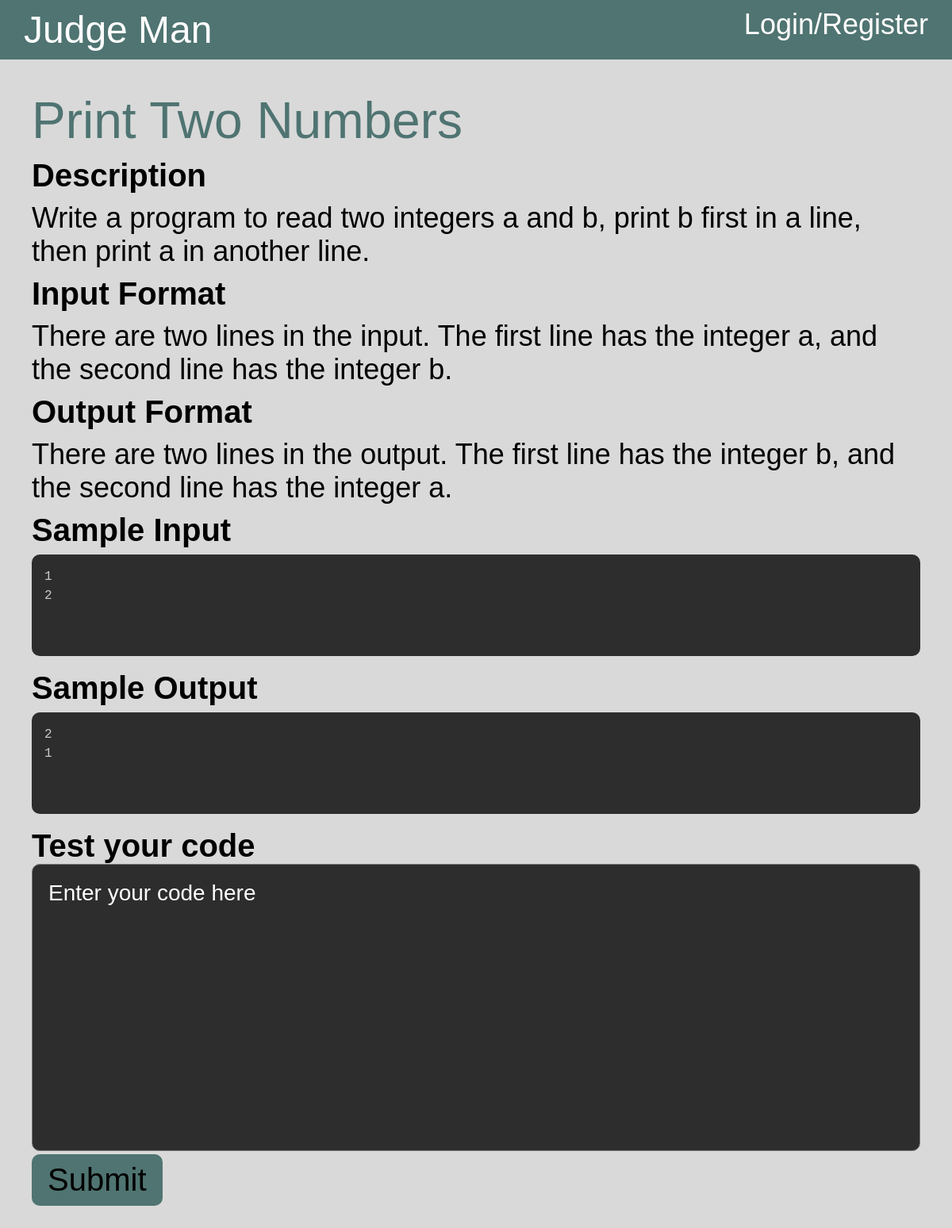
Screenshot of /problemSet/1/problem/3 with the database file from the repository.
### app/database/models.py (models this page shows, shortened)
class Problem(db.Model):
    __tablename__ = "Problem"
    id = db.Column(db.Integer, primary_key=True)
    title = db.Column(db.String(100), nullable=False)
    description = db.Column(db.String(500), nullable=False)
    inputFormat = db.Column(db.String(500), nullable=False)
    outputFormat = db.Column(db.String(500), nullable=False)
    sampleInput = db.Column(db.String(500), nullable=False)
    sampleOutput = db.Column(db.String(500), nullable=False)
    hint = db.Column(db.String(500), nullable=False)
    testCasePaths = db.Column(db.String(500), nullable=False)
    answerCasePaths = db.Column(db.String(500), nullable=False)
    AC = db.Column(db.Integer, nullable=False)
    WA = db.Column(db.Integer, nullable=False)
    def search(self, id: int):
        problem = Problem.query.filter_by(id=id).first()
        return problem

### app/pages/problemPage.py (the view, shortened to what this page needs)
@problem.route('/problemSet/<int:problemSetId>/problem/<int:problemId>', methods=['GET', 'POST'])
def singleProblem(problemSetId: int, problemId: int, result: str = ''):
    session['lastPage'] = url_for('problem.singleProblem', problemSetId=problemSetId, problemId=problemId)
    result, input, output, answer = '', '', '', ''
    problem = problems.search(problemId)
    sampleInput = json.loads(problem.sampleInput)
    sampleOutput = json.loads(problem.sampleOutput)
    sampleLen = len(sampleInput)
    return render_template('problem.html', problem=problem, sampleInput=sampleInput, sampleOutput=sampleOutput, sampleLen=sampleLen, result=result, input=input, output=output, answer=answer)

### templates/problem.html (shortened to what this page needs)
{% extends "base.html" %}
{% block content %}
<div class="div-5">
	<div class="div-6">
		<div class="div-7">{{ problem.title }}</div>
		<div class="subtitle">Description</div>
		<div class="insideText">
			{{ problem.description }}
		</div>
		{% if problem.inputFormat %}
		<div class="subtitle">Input Format</div>
		<div class="insideText">
			{{ problem.inputFormat }}
		</div>
		{% endif %}
		{% if problem.outputFormat %}
		<div class="subtitle">Output Format</div>
		<div class="insideText">
			{{ problem.outputFormat }}
		</div>
		{% endif %}
		{% for index in range(sampleLen) %}
		<div class="subtitle">Sample Input</div>
		<pre><code class="language-">{{ sampleInput[index] }}
			</code></pre>
		<div class="subtitle">Sample Output</div>
		<pre><code class="language-">{{ sampleOutput[index] }}
			</code></pre>
		{% endfor %}
		<div class="subtitle">Test your code</div>
		<form method="post" class="code">
			<textarea name="code" class="codeArea" cols="30" rows="10" placeholder="Enter your code here"></textarea>
			<input type="submit" value="Submit" , name="submit" , class="submitBotton">
		</form>
	</div>
</div>
{% endblock %}

### static/mainStyle.css (style rules this page uses)
body { width: 100%; margin: 0; padding: 0; background-color: rgba(217, 217, 217, 1); }
.div-5 { display: flex; flex-direction: column; max-width: 100%; justify-content: flex-start; align-self: stretch; width: auto; align-items: center; padding-top: 30px; padding-right: 30px; padding-bottom: 30px; padding-left: 30px; background-color: rgba(217, 217, 217, 1); }
.div-6 { display: flex; flex-direction: column; max-width: 100%; justify-content: flex-start; align-self: stretch; width: auto; align-items: flex-start; padding-top: 10px; padding-right: 10px; padding-bottom: 10px; padding-left: 10px; background-color: rgba(217, 217, 217, 1); }
.div-7 { max-width: 100%; align-self: stretch; width: auto; color: rgba(79, 116, 113, 1); font-size: 64px; text-align: left; font-family: "IBM Plex Serif", sans-serif; }
.subtitle { margin-top: 10px; color: rgba(0, 0, 0, 1); font-size: 40px; letter-spacing: 0%; text-align: left; font-family: "IBM Plex Serif", sans-serif; font-weight: bold; }
.insideText { max-width: 100%; align-self: stretch; width: 1860px; margin-top: 10px; color: rgba(0, 0, 0, 1); font-size: 36px; letter-spacing: 0%; text-align: left; font-family: "IBM Plex Serif", sans-serif; }
*, *:before, *:after { box-sizing: border-box; }
pre[class*="language-"] { position:relative; overflow: auto; margin:5px 5px 5px 5px; width: 100%; padding:1.75rem 1rem 1.75rem 1rem; border-radius:10px; }
.submitBotton { padding: 10px 20px; background-color: rgba(79, 116, 113, 1); border: 0ch; border-radius: 10px; font-size: 40px; }
.code { width: 100%; height: fit-content; }
.codeArea { width: 100%; height: 100%; resize: none; border-radius: 10px; background-color: #2d2d2d; color: white; font-family: "IBM Plex Serif", sans-serif; font-size: 28px; padding: 20px; }
.codeArea::placeholder { color: white; font: 28px "IBM Plex Serif", sans-serif; }

### rows the page displays
Problem: title "Print Two Numbers", description "Write a program to read two integers a and b, print b first in a line, then print a in another line.", inputFormat "There are two lines in the input. The first line has the integer a, and the second line has the integer b.", outputFormat "There are two lines in the output. The first line has the integer b, and the second line has the integer a."

### other values shown
{{ sampleInput[index] }} "1 2"
{{ sampleOutput[index] }} "2 1"
